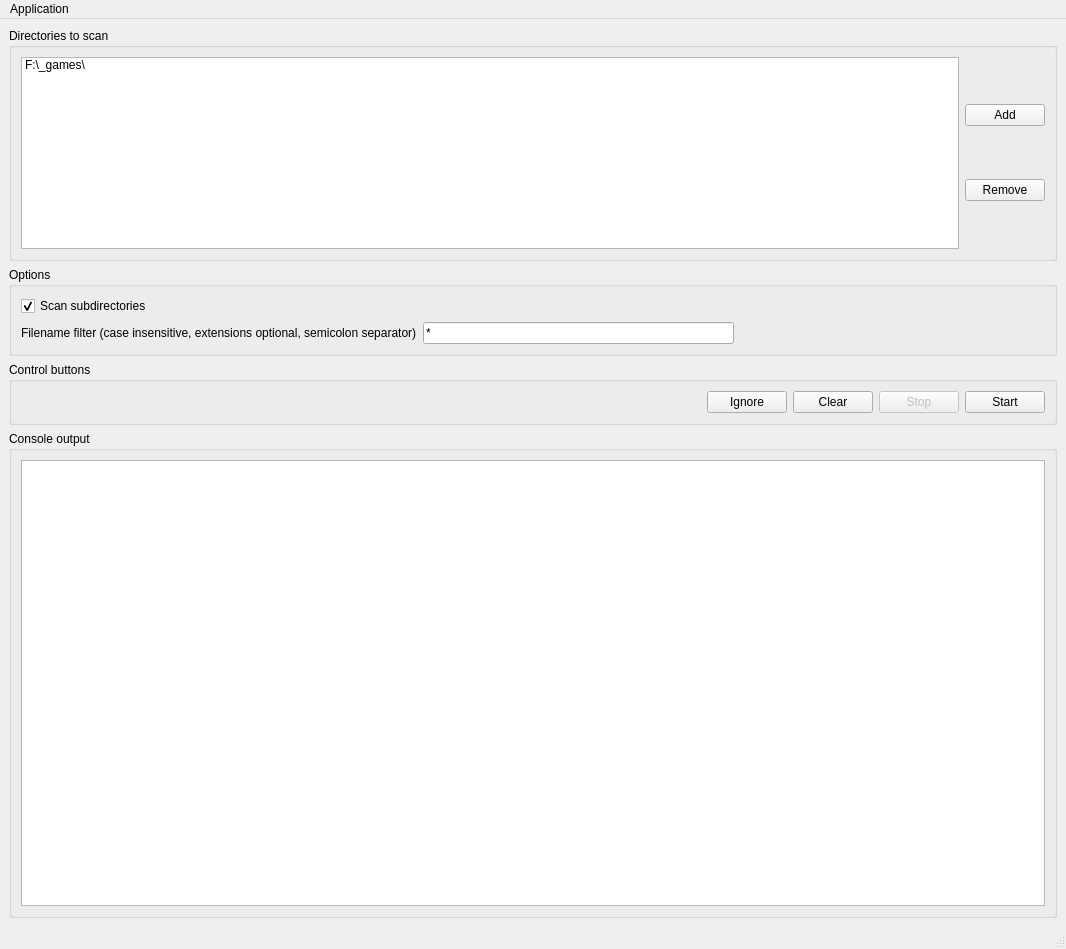
<?xml version="1.0" encoding="UTF-8"?>
<ui version="4.0">
 <class>OpenFileOrganizerClass</class>
 <widget class="QMainWindow" name="OpenFileOrganizerClass">
  <property name="geometry">
   <rect>
    <x>0</x>
    <y>0</y>
    <width>1066</width>
    <height>949</height>
   </rect>
  </property>
  <property name="windowTitle">
   <string>OpenFileOrganizer</string>
  </property>
  <widget class="QWidget" name="centralwidget">
   <layout class="QVBoxLayout" name="verticalLayout_2">
    <item>
     <layout class="QVBoxLayout" name="mainVerticalLayout">
      <item>
       <widget class="QGroupBox" name="scanDirsGroupBox">
        <property name="sizePolicy">
         <sizepolicy hsizetype="Preferred" vsizetype="Maximum">
          <horstretch>0</horstretch>
          <verstretch>0</verstretch>
         </sizepolicy>
        </property>
        <property name="title">
         <string>Directories to scan</string>
        </property>
        <layout class="QHBoxLayout" name="horizontalLayout_2">
         <item>
          <layout class="QHBoxLayout" name="scanDirsHorizontalLayout">
           <item>
            <widget class="QListWidget" name="listWidget">
             <property name="sizePolicy">
              <sizepolicy hsizetype="Expanding" vsizetype="MinimumExpanding">
               <horstretch>0</horstretch>
               <verstretch>0</verstretch>
              </sizepolicy>
             </property>
             <item>
              <property name="text">
               <string>F:\_games\</string>
              </property>
             </item>
            </widget>
           </item>
           <item>
            <layout class="QVBoxLayout" name="dirButtonsVBoxLayout">
             <item>
              <widget class="QPushButton" name="addDirPushButton">
               <property name="text">
                <string>Add</string>
               </property>
              </widget>
             </item>
             <item>
              <widget class="QPushButton" name="removeDirPushButton">
               <property name="text">
                <string>Remove</string>
               </property>
              </widget>
             </item>
            </layout>
           </item>
          </layout>
         </item>
        </layout>
       </widget>
      </item>
      <item>
       <widget class="QGroupBox" name="optionsGroupBox">
        <property name="title">
         <string>Options</string>
        </property>
        <layout class="QHBoxLayout" name="horizontalLayout_4">
         <item>
          <layout class="QVBoxLayout" name="optionsVerticalLayout">
           <item>
            <layout class="QGridLayout" name="optionsGridLayout">
             <item row="2" column="2">
              <spacer name="horizontalSpacer_2">
               <property name="orientation">
                <enum>Qt::Horizontal</enum>
               </property>
               <property name="sizeHint" stdset="0">
                <size>
                 <width>40</width>
                 <height>20</height>
                </size>
               </property>
              </spacer>
             </item>
             <item row="2" column="1">
              <widget class="QCheckBox" name="scanSubDirsCheckBox">
               <property name="text">
                <string>Scan subdirectories</string>
               </property>
               <property name="checked">
                <bool>true</bool>
               </property>
              </widget>
             </item>
            </layout>
           </item>
           <item>
            <layout class="QHBoxLayout" name="horizontalLayout">
             <item>
              <widget class="QLabel" name="fileTypesLabel">
               <property name="text">
                <string>Filename filter (case insensitive, extensions optional, semicolon separator)</string>
               </property>
              </widget>
             </item>
             <item>
              <widget class="QLineEdit" name="fileTypesLineEdit">
               <property name="text">
                <string>*</string>
               </property>
              </widget>
             </item>
             <item>
              <spacer name="horizontalSpacer">
               <property name="orientation">
                <enum>Qt::Horizontal</enum>
               </property>
               <property name="sizeHint" stdset="0">
                <size>
                 <width>40</width>
                 <height>20</height>
                </size>
               </property>
              </spacer>
             </item>
            </layout>
           </item>
          </layout>
         </item>
        </layout>
       </widget>
      </item>
      <item>
       <widget class="QGroupBox" name="controlButtonsGroupBox">
        <property name="title">
         <string>Control buttons</string>
        </property>
        <layout class="QHBoxLayout" name="horizontalLayout_6">
         <item>
          <layout class="QHBoxLayout" name="controlButtonsHorizontalLayout">
           <item>
            <spacer name="horizontalSpacer_5">
             <property name="orientation">
              <enum>Qt::Horizontal</enum>
             </property>
             <property name="sizeHint" stdset="0">
              <size>
               <width>40</width>
               <height>20</height>
              </size>
             </property>
            </spacer>
           </item>
           <item>
            <widget class="QPushButton" name="ignoreDirsPushButton">
             <property name="text">
              <string>Ignore</string>
             </property>
            </widget>
           </item>
           <item>
            <widget class="QPushButton" name="clearPushButton">
             <property name="text">
              <string>Clear</string>
             </property>
            </widget>
           </item>
           <item>
            <widget class="QPushButton" name="stopPushButton">
             <property name="enabled">
              <bool>false</bool>
             </property>
             <property name="text">
              <string>Stop</string>
             </property>
            </widget>
           </item>
           <item>
            <widget class="QPushButton" name="startPushButton">
             <property name="text">
              <string>Start</string>
             </property>
            </widget>
           </item>
          </layout>
         </item>
        </layout>
       </widget>
      </item>
      <item>
       <widget class="QGroupBox" name="consoleOutputGroupBox">
        <property name="sizePolicy">
         <sizepolicy hsizetype="Preferred" vsizetype="Preferred">
          <horstretch>0</horstretch>
          <verstretch>0</verstretch>
         </sizepolicy>
        </property>
        <property name="title">
         <string>Console output</string>
        </property>
        <layout class="QHBoxLayout" name="horizontalLayout_3">
         <item>
          <widget class="QPlainTextEdit" name="consoleOutputPlainTextEdit">
           <property name="palette">
            <palette>
             <active>
              <colorrole role="WindowText">
               <brush brushstyle="SolidPattern">
                <color alpha="255">
                 <red>255</red>
                 <green>255</green>
                 <blue>255</blue>
                </color>
               </brush>
              </colorrole>
              <colorrole role="Button">
               <brush brushstyle="SolidPattern">
                <color alpha="255">
                 <red>0</red>
                 <green>0</green>
                 <blue>0</blue>
                </color>
               </brush>
              </colorrole>
              <colorrole role="Light">
               <brush brushstyle="SolidPattern">
                <color alpha="255">
                 <red>0</red>
                 <green>0</green>
                 <blue>0</blue>
                </color>
               </brush>
              </colorrole>
              <colorrole role="Midlight">
               <brush brushstyle="SolidPattern">
                <color alpha="255">
                 <red>0</red>
                 <green>0</green>
                 <blue>0</blue>
                </color>
               </brush>
              </colorrole>
              <colorrole role="Dark">
               <brush brushstyle="SolidPattern">
                <color alpha="255">
                 <red>0</red>
                 <green>0</green>
                 <blue>0</blue>
                </color>
               </brush>
              </colorrole>
              <colorrole role="Mid">
               <brush brushstyle="SolidPattern">
                <color alpha="255">
                 <red>0</red>
                 <green>0</green>
                 <blue>0</blue>
                </color>
               </brush>
              </colorrole>
              <colorrole role="Text">
               <brush brushstyle="SolidPattern">
                <color alpha="255">
                 <red>255</red>
                 <green>255</green>
                 <blue>255</blue>
                </color>
               </brush>
              </colorrole>
              <colorrole role="BrightText">
               <brush brushstyle="SolidPattern">
                <color alpha="255">
                 <red>255</red>
                 <green>255</green>
                 <blue>255</blue>
                </color>
               </brush>
              </colorrole>
              <colorrole role="ButtonText">
               <brush brushstyle="SolidPattern">
                <color alpha="255">
                 <red>255</red>
                 <green>255</green>
                 <blue>255</blue>
                </color>
               </brush>
              </colorrole>
              <colorrole role="Base">
               <brush brushstyle="SolidPattern">
                <color alpha="255">
                 <red>0</red>
                 <green>0</green>
                 <blue>0</blue>
                </color>
               </brush>
              </colorrole>
              <colorrole role="Window">
               <brush brushstyle="SolidPattern">
                <color alpha="255">
                 <red>0</red>
                 <green>0</green>
                 <blue>0</blue>
                </color>
               </brush>
              </colorrole>
              <colorrole role="Shadow">
               <brush brushstyle="SolidPattern">
                <color alpha="255">
                 <red>0</red>
                 <green>0</green>
                 <blue>0</blue>
                </color>
               </brush>
              </colorrole>
              <colorrole role="AlternateBase">
               <brush brushstyle="SolidPattern">
                <color alpha="255">
                 <red>0</red>
                 <green>0</green>
                 <blue>0</blue>
                </color>
               </brush>
              </colorrole>
              <colorrole role="ToolTipBase">
               <brush brushstyle="SolidPattern">
                <color alpha="255">
                 <red>255</red>
                 <green>255</green>
                 <blue>220</blue>
                </color>
               </brush>
              </colorrole>
              <colorrole role="ToolTipText">
               <brush brushstyle="SolidPattern">
                <color alpha="255">
                 <red>0</red>
                 <green>0</green>
                 <blue>0</blue>
                </color>
               </brush>
              </colorrole>
             </active>
             <inactive>
              <colorrole role="WindowText">
               <brush brushstyle="SolidPattern">
                <color alpha="255">
                 <red>0</red>
                 <green>0</green>
                 <blue>0</blue>
                </color>
               </brush>
              </colorrole>
              <colorrole role="Button">
               <brush brushstyle="SolidPattern">
                <color alpha="255">
                 <red>240</red>
                 <green>240</green>
                 <blue>240</blue>
                </color>
               </brush>
              </colorrole>
              <colorrole role="Light">
               <brush brushstyle="SolidPattern">
                <color alpha="255">
                 <red>255</red>
                 <green>255</green>
                 <blue>255</blue>
                </color>
               </brush>
              </colorrole>
              <colorrole role="Midlight">
               <brush brushstyle="SolidPattern">
                <color alpha="255">
                 <red>227</red>
                 <green>227</green>
                 <blue>227</blue>
                </color>
               </brush>
              </colorrole>
              <colorrole role="Dark">
               <brush brushstyle="SolidPattern">
                <color alpha="255">
                 <red>160</red>
                 <green>160</green>
                 <blue>160</blue>
                </color>
               </brush>
              </colorrole>
              <colorrole role="Mid">
               <brush brushstyle="SolidPattern">
                <color alpha="255">
                 <red>160</red>
                 <green>160</green>
                 <blue>160</blue>
                </color>
               </brush>
              </colorrole>
              <colorrole role="Text">
               <brush brushstyle="SolidPattern">
                <color alpha="255">
                 <red>0</red>
                 <green>0</green>
                 <blue>0</blue>
                </color>
               </brush>
              </colorrole>
              <colorrole role="BrightText">
               <brush brushstyle="SolidPattern">
                <color alpha="255">
                 <red>255</red>
                 <green>255</green>
                 <blue>255</blue>
                </color>
               </brush>
              </colorrole>
              <colorrole role="ButtonText">
               <brush brushstyle="SolidPattern">
                <color alpha="255">
                 <red>0</red>
                 <green>0</green>
                 <blue>0</blue>
                </color>
               </brush>
              </colorrole>
              <colorrole role="Base">
               <brush brushstyle="SolidPattern">
                <color alpha="255">
                 <red>255</red>
                 <green>255</green>
                 <blue>255</blue>
                </color>
               </brush>
              </colorrole>
              <colorrole role="Window">
               <brush brushstyle="SolidPattern">
                <color alpha="255">
                 <red>240</red>
                 <green>240</green>
                 <blue>240</blue>
                </color>
               </brush>
              </colorrole>
              <colorrole role="Shadow">
               <brush brushstyle="SolidPattern">
                <color alpha="255">
                 <red>105</red>
                 <green>105</green>
                 <blue>105</blue>
                </color>
               </brush>
              </colorrole>
              <colorrole role="AlternateBase">
               <brush brushstyle="SolidPattern">
                <color alpha="255">
                 <red>245</red>
                 <green>245</green>
                 <blue>245</blue>
                </color>
               </brush>
              </colorrole>
              <colorrole role="ToolTipBase">
               <brush brushstyle="SolidPattern">
                <color alpha="255">
                 <red>255</red>
                 <green>255</green>
                 <blue>220</blue>
                </color>
               </brush>
              </colorrole>
              <colorrole role="ToolTipText">
               <brush brushstyle="SolidPattern">
                <color alpha="255">
                 <red>0</red>
                 <green>0</green>
                 <blue>0</blue>
                </color>
               </brush>
              </colorrole>
             </inactive>
             <disabled>
              <colorrole role="WindowText">
               <brush brushstyle="SolidPattern">
                <color alpha="255">
                 <red>0</red>
                 <green>0</green>
                 <blue>0</blue>
                </color>
               </brush>
              </colorrole>
              <colorrole role="Button">
               <brush brushstyle="SolidPattern">
                <color alpha="255">
                 <red>0</red>
                 <green>0</green>
                 <blue>0</blue>
                </color>
               </brush>
              </colorrole>
              <colorrole role="Light">
               <brush brushstyle="SolidPattern">
                <color alpha="255">
                 <red>0</red>
                 <green>0</green>
                 <blue>0</blue>
                </color>
               </brush>
              </colorrole>
              <colorrole role="Midlight">
               <brush brushstyle="SolidPattern">
                <color alpha="255">
                 <red>0</red>
                 <green>0</green>
                 <blue>0</blue>
                </color>
               </brush>
              </colorrole>
              <colorrole role="Dark">
               <brush brushstyle="SolidPattern">
                <color alpha="255">
                 <red>0</red>
                 <green>0</green>
                 <blue>0</blue>
                </color>
               </brush>
              </colorrole>
              <colorrole role="Mid">
               <brush brushstyle="SolidPattern">
                <color alpha="255">
                 <red>0</red>
                 <green>0</green>
                 <blue>0</blue>
                </color>
               </brush>
              </colorrole>
              <colorrole role="Text">
               <brush brushstyle="SolidPattern">
                <color alpha="255">
                 <red>0</red>
                 <green>0</green>
                 <blue>0</blue>
                </color>
               </brush>
              </colorrole>
              <colorrole role="BrightText">
               <brush brushstyle="SolidPattern">
                <color alpha="255">
                 <red>255</red>
                 <green>255</green>
                 <blue>255</blue>
                </color>
               </brush>
              </colorrole>
              <colorrole role="ButtonText">
               <brush brushstyle="SolidPattern">
                <color alpha="255">
                 <red>0</red>
                 <green>0</green>
                 <blue>0</blue>
                </color>
               </brush>
              </colorrole>
              <colorrole role="Base">
               <brush brushstyle="SolidPattern">
                <color alpha="255">
                 <red>0</red>
                 <green>0</green>
                 <blue>0</blue>
                </color>
               </brush>
              </colorrole>
              <colorrole role="Window">
               <brush brushstyle="SolidPattern">
                <color alpha="255">
                 <red>0</red>
                 <green>0</green>
                 <blue>0</blue>
                </color>
               </brush>
              </colorrole>
              <colorrole role="Shadow">
               <brush brushstyle="SolidPattern">
                <color alpha="255">
                 <red>0</red>
                 <green>0</green>
                 <blue>0</blue>
                </color>
               </brush>
              </colorrole>
              <colorrole role="AlternateBase">
               <brush brushstyle="SolidPattern">
                <color alpha="255">
                 <red>245</red>
                 <green>245</green>
                 <blue>245</blue>
                </color>
               </brush>
              </colorrole>
              <colorrole role="ToolTipBase">
               <brush brushstyle="SolidPattern">
                <color alpha="255">
                 <red>255</red>
                 <green>255</green>
                 <blue>220</blue>
                </color>
               </brush>
              </colorrole>
              <colorrole role="ToolTipText">
               <brush brushstyle="SolidPattern">
                <color alpha="255">
                 <red>0</red>
                 <green>0</green>
                 <blue>0</blue>
                </color>
               </brush>
              </colorrole>
             </disabled>
            </palette>
           </property>
           <property name="font">
            <font>
             <family>Lucida Sans Unicode</family>
             <pointsize>8</pointsize>
            </font>
           </property>
           <property name="autoFillBackground">
            <bool>false</bool>
           </property>
           <property name="styleSheet">
            <string notr="true"/>
           </property>
           <property name="undoRedoEnabled">
            <bool>false</bool>
           </property>
           <property name="readOnly">
            <bool>true</bool>
           </property>
           <property name="centerOnScroll">
            <bool>true</bool>
           </property>
          </widget>
         </item>
        </layout>
       </widget>
      </item>
     </layout>
    </item>
   </layout>
  </widget>
  <widget class="QMenuBar" name="menubar">
   <property name="geometry">
    <rect>
     <x>0</x>
     <y>0</y>
     <width>1066</width>
     <height>22</height>
    </rect>
   </property>
   <widget class="QMenu" name="menuFile">
    <property name="title">
     <string>Application</string>
    </property>
    <addaction name="actionAbout"/>
    <addaction name="actionSettings"/>
    <addaction name="separator"/>
    <addaction name="actionExit"/>
   </widget>
   <addaction name="menuFile"/>
  </widget>
  <widget class="QStatusBar" name="statusbar"/>
  <action name="actionExit">
   <property name="text">
    <string>Exit</string>
   </property>
  </action>
  <action name="actionSettings">
   <property name="text">
    <string>Settings...</string>
   </property>
  </action>
  <action name="actionAbout">
   <property name="text">
    <string>About</string>
   </property>
  </action>
 </widget>
 <layoutdefault spacing="6" margin="9"/>
 <resources>
  <include location="OpenFileOrganizer.qrc"/>
 </resources>
 <connections/>
 <designerdata>
  <property name="gridDeltaX">
   <number>10</number>
  </property>
  <property name="gridDeltaY">
   <number>10</number>
  </property>
  <property name="gridSnapX">
   <bool>true</bool>
  </property>
  <property name="gridSnapY">
   <bool>true</bool>
  </property>
  <property name="gridVisible">
   <bool>true</bool>
  </property>
 </designerdata>
</ui>
